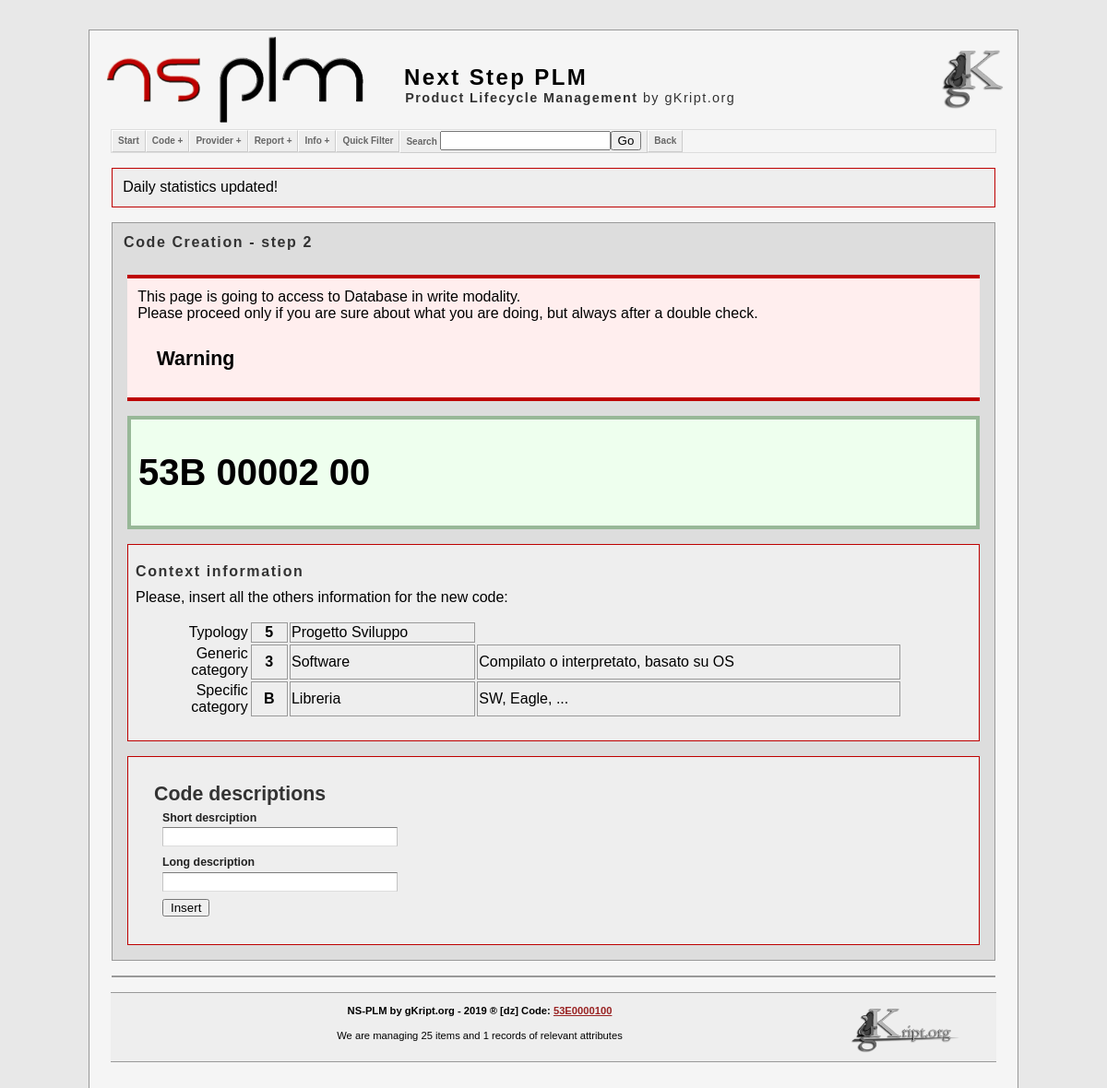
The app's page /code.php?T=5&G=3&S=B&action=Create, older data.
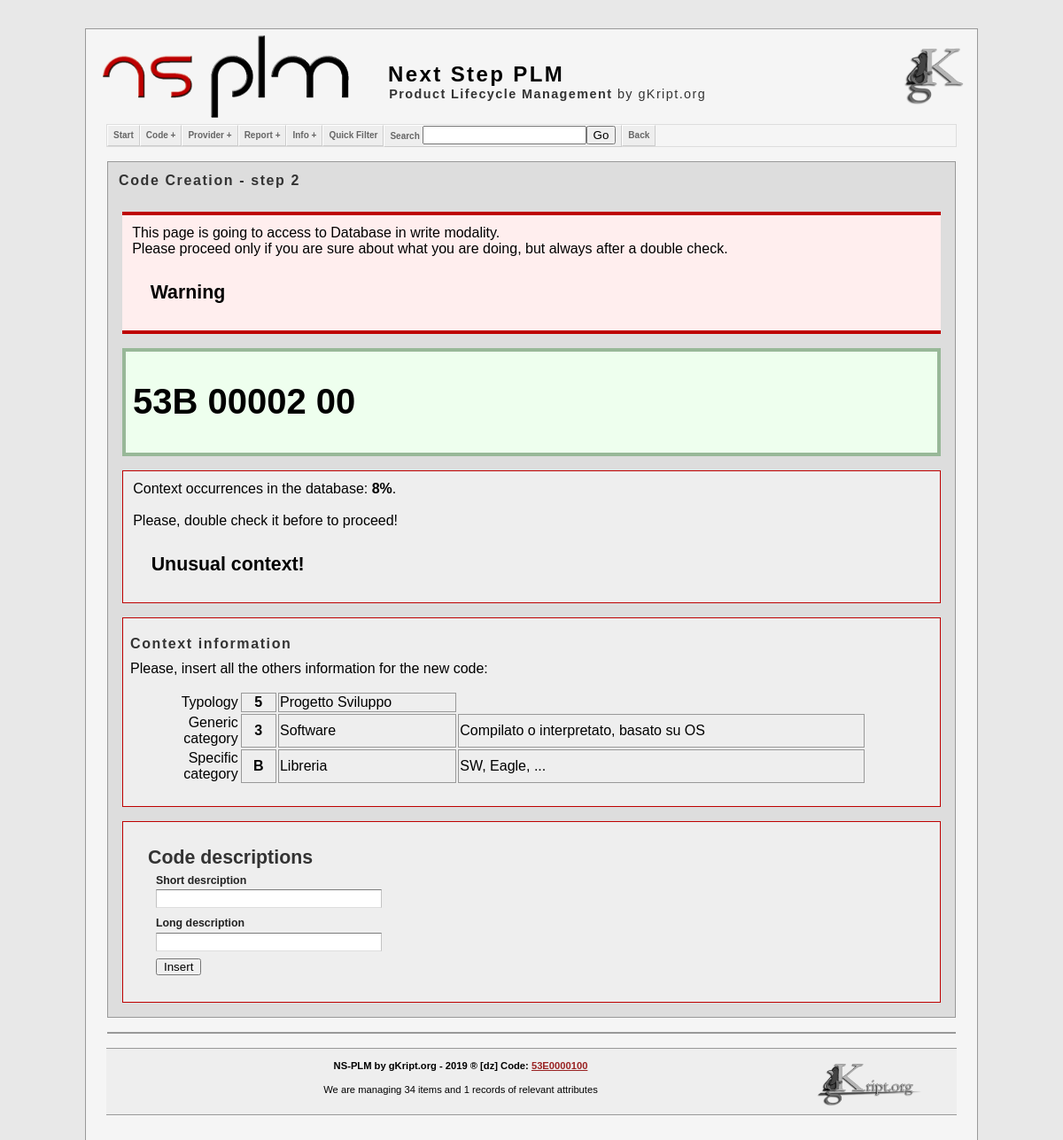
The same page, newer data.
### tables this page shows
CREATE TABLE IF NOT EXISTS `elenco_codici` (
  `idCodice` int(11) NOT NULL AUTO_INCREMENT,
  `codice` varchar(10) NOT NULL,
  `T` int(1) NOT NULL,
  `CG` varchar(3) NOT NULL,
  `CS` varchar(3) NOT NULL,
  `abbreviazione` text NOT NULL,
  `descrizione` text NOT NULL,
  `dbCodici` int(11) NOT NULL DEFAULT 0,
  `createTS` timestamp NOT NULL DEFAULT current_timestamp(),
  `modifyTS` timestamp NOT NULL DEFAULT current_timestamp() ON UPDATE current_timestamp(),
  PRIMARY KEY (`idCodice`),
  UNIQUE KEY `codice` (`codice`)
);

CREATE TABLE IF NOT EXISTS `statistics` (
  `statid` int(11) NOT NULL AUTO_INCREMENT,
  `name` varchar(32) NOT NULL,
  `value` varchar(32) NOT NULL,
  `timest` timestamp NOT NULL DEFAULT current_timestamp(),
  UNIQUE KEY `statid` (`statid`)
);

### src/php/code_functions.php (called while the page is built, shortened)
<?php
	function get_new_code( $t, $g, $s ) {
		global $mysqli;
		$srch = "$t$g$s";
		$sql = "SELECT *  FROM `elenco_codici` WHERE `codice` LIKE '$srch%' ORDER BY `codice`  DESC Limit 0,1";
		$result = $mysqli->query( $sql ) or
			die( "query_single_line() : Problem with query<br/>&nbsp;&nbsp;&nbsp;&nbsp;Query : $sql<br/>&nbsp;&nbsp;&nbsp;&nbsp;MySql :" . $mysqli->error ."<br/>" );
		if ( $row = $result->fetch_array() )
			$code = $row[ "codice" ];
		else
				return "$t$g$s" . "0000100";
		$cod_id = (int)substr($code, 3, 5);
		$ncode_id = sprintf( "%05d" , $cod_id + 1 );
		$ret = $srch . $ncode_id . "00";
		return $ret;
	}
?>

### src/php/mysqli_utils.php (called while the page is built, shortened)
<?php
	function query_get_result( $query  , $echo = 0 ) {
		global $mysqli;
		$result = $mysqli->query ( $query ) or
			die( "query_single_line() : Problem with query<br/>&nbsp;&nbsp;&nbsp;&nbsp;Query true: $query<br/>&nbsp;&nbsp;&nbsp;&nbsp;MySql :" . $mysqli->error ."<br/>" );
		if ( $result->num_rows != 0 )
			return $result;
		else
			return NULL;
	}
	function query_get_a_field( $query , $fname  , $echo = 0 ) {
		$result = query_get_result( $query );
		if ( $row = $result->fetch_array() )
			return $row[ $fname ];
		else
			return 0;
	}
?>

### src/php/codemenu.php (the view, shortened to what this page needs)
<?php
	function emphasis_code( $code , $bl = 0 ) {
		if ( ! $bl )
			$code_split = substr($code, 0, 3) . "  " . substr($code, 3, 5) . "  " . substr($code, 8, 2);
		else if ( $bl == 1)
			$code_split = substr($code, 0, 3) . "  " . substr($code, 3, 5) . "  " . "<span class=\"blink_text\">" . substr($code, 8, 2) . "</span>";
		else if ( $bl == 2)
			$code_split = substr($code, 0, 3) . "  " . "<span class=\"blink_text\">" . substr($code, 3, 5) . "</span>" . "  " . substr($code, 8, 2);
		if ( ! $bl )
			echo "<blockquote class=\"code\">";
		else
			echo "<blockquote class=\"code_update\">";
?>
		<h1>
			<?php
					echo $code_split;
			?>
		</h1>
		</blockquote>
<?php
	}
?>

### src/php/footer.php
			<div id="footer">
				<div style='text-align: center;' >
					<img src="src/img/logo/gklbw.png" border="0" width="160px" alt="gk logo" style="float: right; vertical-align: middle; " />
					<h4>NS-PLM by gKript.org - 2019 &reg; [dz] Code: <a href="code.php?code=53E0000100">53E0000100</a></h4>
					<p>We are managing <?php echo stat_codes_total_from_stats(0); ?> items and <?php echo stat_attributes_total_from_stats(0); ?> records of relevant attributes</p>
					<br/>
				</div>
			</div>
		</div>
		<br/><br/>
	</body>
</html>

Row changes from the older to the newer data that the page shows:
no longer on this page (row unchanged): statistics: value "25"
added statistics: value "34"
Text that changed along with them:
$text: "This page is going to access to Database in write modality. Please proceed only if you are sure about what you are doing, but always after a double check." → "…after a double check. Context occurrences in the database: 8% . Please, double check it before to proceed!"
$type: "Warning" → "Warning Unusual context!"
$text: "Daily statistics updated!" → (not shown)
